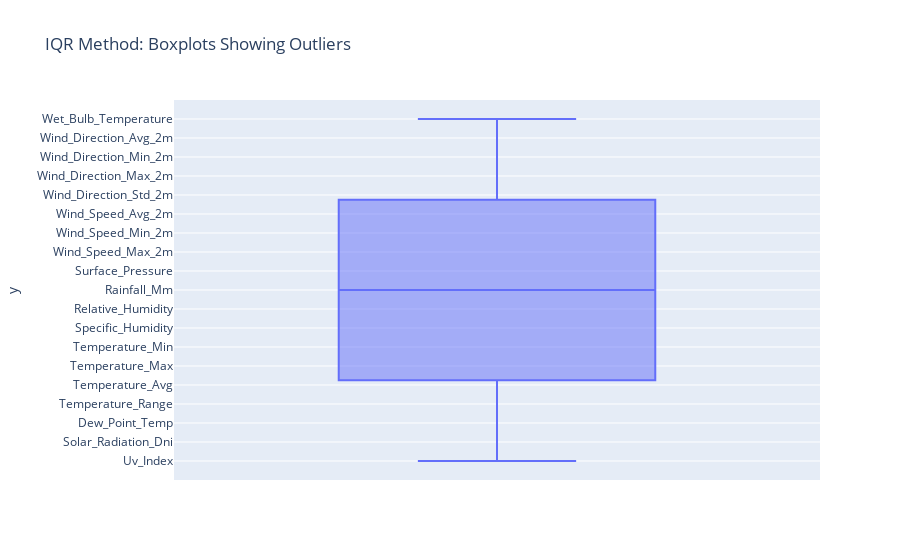

This figure's notebook cell:
### Code cell
cols = [
    "Uv_Index",
    "Solar_Radiation_Dni",
    "Dew_Point_Temp",
    "Temperature_Range",
    "Temperature_Avg",
    "Temperature_Max",
    "Temperature_Min",
    "Specific_Humidity",
    "Relative_Humidity",
    "Rainfall_Mm",
    "Surface_Pressure",
    "Wind_Speed_Max_2m",
    "Wind_Speed_Min_2m",
    "Wind_Speed_Avg_2m",
    "Wind_Direction_Std_2m",
    "Wind_Direction_Max_2m",
    "Wind_Direction_Min_2m",
    "Wind_Direction_Avg_2m",
    "Wet_Bulb_Temperature"
]

fig = px.box(
    outlier_df,
    y=cols,
    title="IQR Method: Boxplots Showing Outliers"
)

fig.show()

### Figure 1 — Plotly figure (JSON) as saved in the notebook; plotly's stock layout.template omitted (floating-point values rounded to 4 significant figures)
{"data": [{"alignmentgroup": "True", "hovertemplate": "y=%{y}<extra></extra>", "legendgroup": "", "marker": {"color": "#636efa"}, "name": "", "notched": false, "offsetgroup": "", "orientation": "v", "showlegend": false, "type": "box", "x0": " ", "xaxis": "x", "y": ["Uv_Index", "Solar_Radiation_Dni", "Dew_Point_Temp", "Temperature_Range", "Temperature_Avg", "Temperature_Max", "Temperature_Min", "Specific_Humidity", "Relative_Humidity", "Rainfall_Mm", "Surface_Pressure", "Wind_Speed_Max_2m", "Wind_Speed_Min_2m", "Wind_Speed_Avg_2m", "Wind_Direction_Std_2m", "Wind_Direction_Max_2m", "Wind_Direction_Min_2m", "Wind_Direction_Avg_2m", "Wet_Bulb_Temperature"], "y0": " ", "yaxis": "y"}], "layout": {"boxmode": "group", "legend": {"tracegroupgap": 0}, "title": {"text": "IQR Method: Boxplots Showing Outliers"}, "xaxis": {"anchor": "y", "domain": [0, 1]}, "yaxis": {"anchor": "x", "domain": [0, 1], "title": {"text": "y"}}}}
